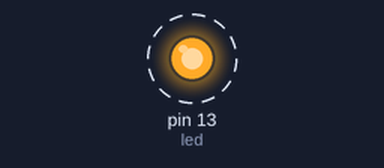
Simulated run of this sketch. Board: Arduino Mega 2560, built with avr-gcc and run on an emulated ATmega2560. Parts: output pins drawn as LEDs (lit = HIGH). Dashed ring = blinking.

Above: at 0.4 s.
Timing chart, 0 to 3.0 s (numbered marks = the images above):
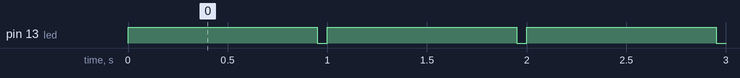

The sketch:

TestSketch__2014_12_23_23_23_23_UTC_.ino
```cpp
int led = 13;

void setup()
{
	pinMode(led, OUTPUT);
  /* add setup code here */

}

void loop()
{
  /* add main program code here */
	digitalWrite(led, HIGH);
	delay(950);
	digitalWrite(led, LOW);
	delay(50);
}
```

Measured:
- by itself, pin 13 (led): alternates HIGH for 0.95 s and LOW for 0.05 s
